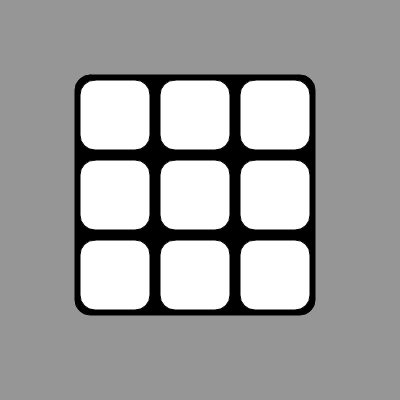
Frame 1 (no input)
Frame 60 (no input): identical to frame 1, image omitted
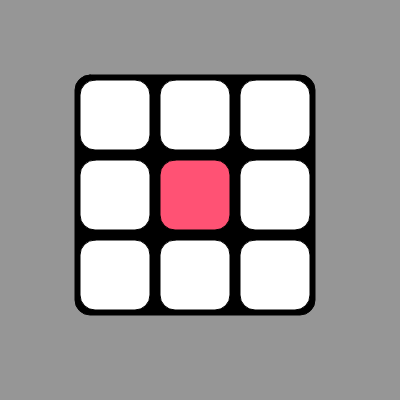
Frame 120 (the mouse pressed at the canvas centre since frame 60)

The p5.js sketch that drew these frames (run headless with seeded random() and noise() and a simulated clock; from frame 60 on, the mouse is pressed at the canvas centre):

// p5.js sketch
// ── sketch.js
let blockA = 0;
let blockB = 0;
let blockC = 0;
let blockD = 0;
let blockE = 0;
let blockF = 0;
let blockG = 0;
let blockH = 0;
let blockI = 0;
let players = 0;

function setup() {
  createCanvas(400, 400);
}

function draw() {
  background(150);

  fill("black")
  rect(75, 75, 240, 240, 15)

  if (blockA == 0) {
    fill("white")
    rect(80, 80, 70, 70, 15)
  }
  if (blockA == 1) {
    fill("#54a4ff")
    rect(80, 80, 70, 70, 15)
  }
  if (blockA == 2) {
    fill("#ff5274")
    rect(80, 80, 70, 70, 15)
  }
  if (blockB == 0) {
    fill("white")
    rect(160, 80, 70, 70, 15)
  }
  if (blockB == 1) {
    fill("#54a4ff")
    rect(160, 80, 70, 70, 15)
  }
  if (blockB == 2) {
    fill("#ff5274")
    rect(160, 80, 70, 70, 15)
  }
  if (blockC == 0) {
    fill("white")
    rect(240, 80, 70, 70, 15)
  }
  if (blockC == 1) {
    fill("#54a4ff")
    rect(240, 80, 70, 70, 15)
  }
  if (blockC == 2) {
    fill("#ff5274")
    rect(240, 80, 70, 70, 15)
  }
  if (blockD == 0) {
    fill("white")
    rect(80, 160, 70, 70, 15)
  }
  if (blockD == 1) {
    fill("#54a4ff")
    rect(80, 160, 70, 70, 15)
  }
  if (blockD == 2) {
    fill("#ff5274")
    rect(80, 160, 70, 70, 15)
  }
  if (blockE == 0) {
    fill("white")
    rect(160, 160, 70, 70, 15)
  }
  if (blockE == 1) {
    fill("#54a4ff")
    rect(160, 160, 70, 70, 15)
  }
  if (blockE == 2) {
    fill("#ff5274")
    rect(160, 160, 70, 70, 15)
  }
  if (blockF == 0) {
    fill("white")
    rect(240, 160, 70, 70, 15)
  }
  if (blockF == 1) {
    fill("#54a4ff")
    rect(240, 160, 70, 70, 15)
  }
  if (blockF == 2) {
    fill("#ff5274")
    rect(240, 160, 70, 70, 15)
  }
  if (blockG == 0) {
    fill("white")
    rect(80, 240, 70, 70, 15)
  }
  if (blockG == 1) {
    fill("#54a4ff")
    rect(80, 240, 70, 70, 15)
  }
  if (blockG == 2) {
    fill("#ff5274")
    rect(80, 240, 70, 70, 15)
  }
  if (blockH == 0) {
    fill("white")
    rect(160, 240, 70, 70, 15)
  }
  if (blockH == 1) {
    fill("#54a4ff")
    rect(160, 240, 70, 70, 15)
  }
  if (blockH == 2) {
    fill("#ff5274")
    rect(160, 240, 70, 70, 15)
  }
  if (blockI == 0) {
    fill("white")
    rect(240, 240, 70, 70, 15)
  }
  if (blockI == 1) {
    fill("#54a4ff")
    rect(240, 240, 70, 70, 15)
  }
  if (blockI == 2) {
    fill("#ff5274")
    rect(240, 240, 70, 70, 15)
  }

}

function mousePressed() {
  if (mouseButton == "left") {
    if (mouseX >= 80 && mouseX <= 150 && mouseY >= 80 && mouseY <= 150 && blockA == 0) {
      players = (players + 1) % 2;
      blockA = players + 1;
    }
    if (mouseX >= 160 && mouseX <= 230 && mouseY >= 80 && mouseY <= 150 && blockB == 0) {
      players = (players + 1) % 2;
      blockB = players + 1;
    }
    if (mouseX >= 240 && mouseX <= 310 && mouseY >= 80 && mouseY <= 150 && blockC == 0) {
      players = (players + 1) % 2;
      blockC = players + 1;
    }
    if (mouseX >= 240 && mouseX <= 310 && mouseY >= 80 && mouseY <= 150 && blockC == 0) {
      players = (players + 1) % 2;
      blockC = players + 1;
    }
    if (mouseX >= 240 && mouseX <= 310 && mouseY >= 80 && mouseY <= 150 && blockC == 0) {
      players = (players + 1) % 2;
      blockC = players + 1;
    }
    if (mouseX >= 80 && mouseX <= 150 && mouseY >= 160 && mouseY <= 230 && blockD == 0) {
      players = (players + 1) % 2;
      blockD = players + 1;
    }
    if (mouseX >= 160 && mouseX <= 230 && mouseY >= 160 && mouseY <= 230 && blockE == 0) {
      players = (players + 1) % 2;
      blockE = players + 1;
    }
    if (mouseX >= 240 && mouseX <= 310 && mouseY >= 160 && mouseY <= 230 && blockF == 0) {
      players = (players + 1) % 2;
      blockF = players + 1;
    }
    if (mouseX >= 80 && mouseX <= 150 && mouseY >= 240 && mouseY <= 310 && blockG == 0) {
      players = (players + 1) % 2;
      blockG = players + 1;
    }
    if (mouseX >= 160 && mouseX <= 230 && mouseY >= 240 && mouseY <= 310 && blockH == 0) {
      players = (players + 1) % 2;
      blockH = players + 1;
    }
    if (mouseX >= 240 && mouseX <= 310 && mouseY >= 240 && mouseY <= 310 && blockI == 0) {
      players = (players + 1) % 2;
      blockI = players + 1;
    }
  }
}

function keyPressed() {
  if (keyCode == 32) {
    blockA = 0
    blockB = 0
    blockC = 0
    blockD = 0
    blockE = 0
    blockF = 0
    blockG = 0
    blockH = 0
    blockI = 0
    players = 0
  }
}
